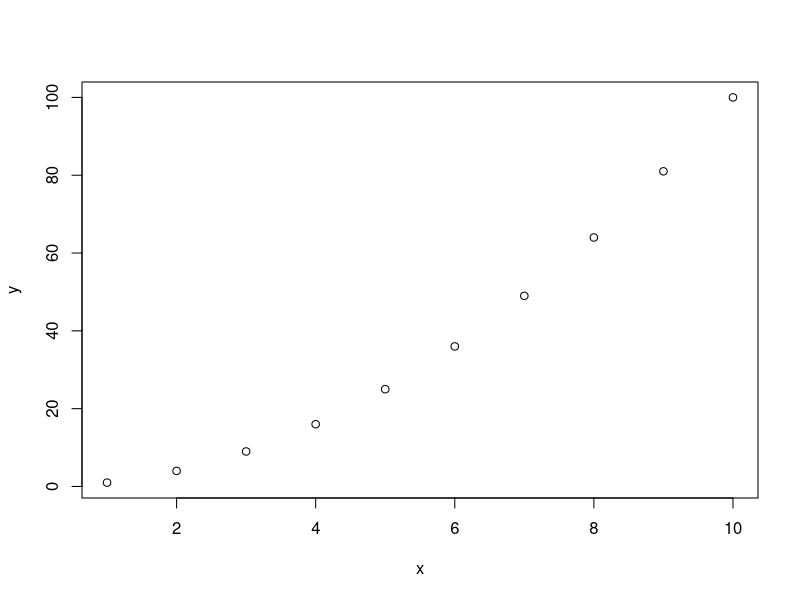
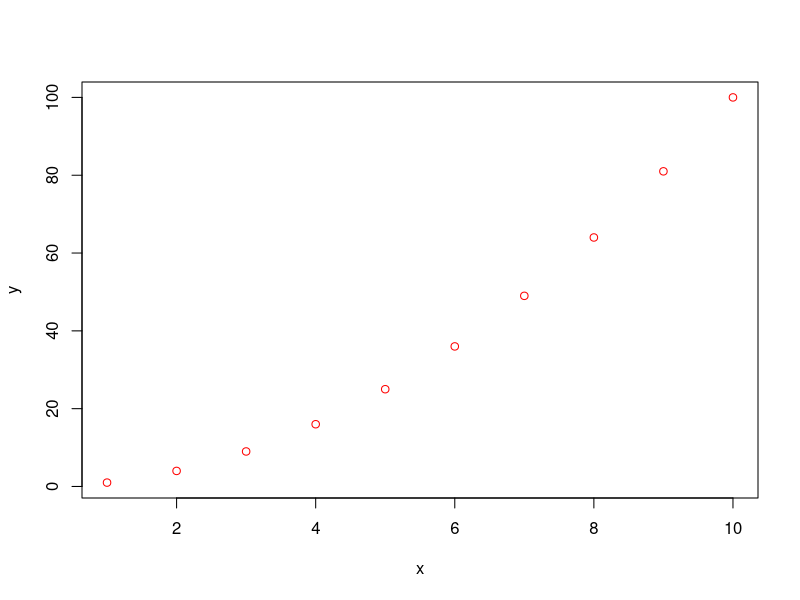
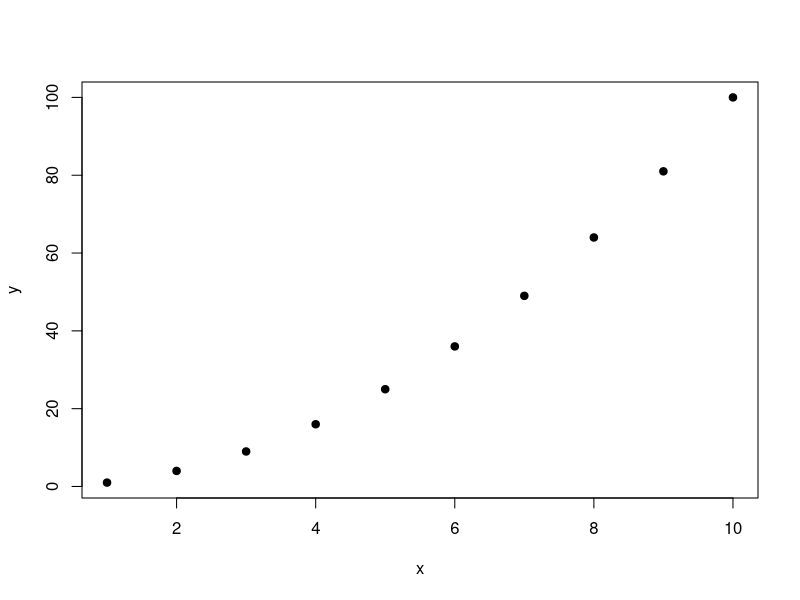
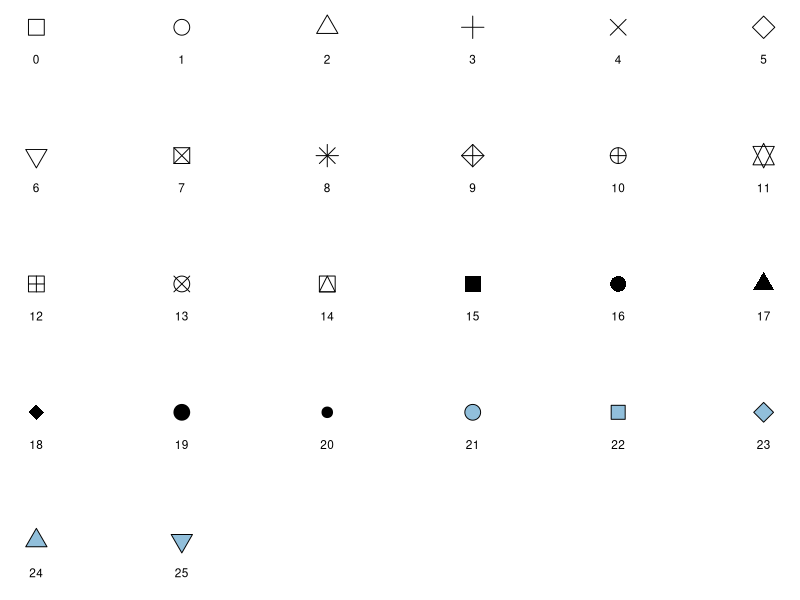
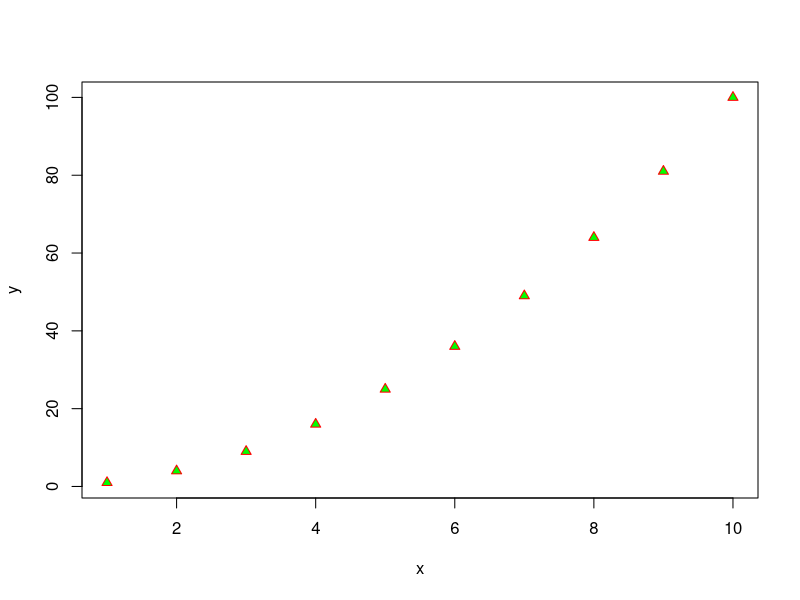
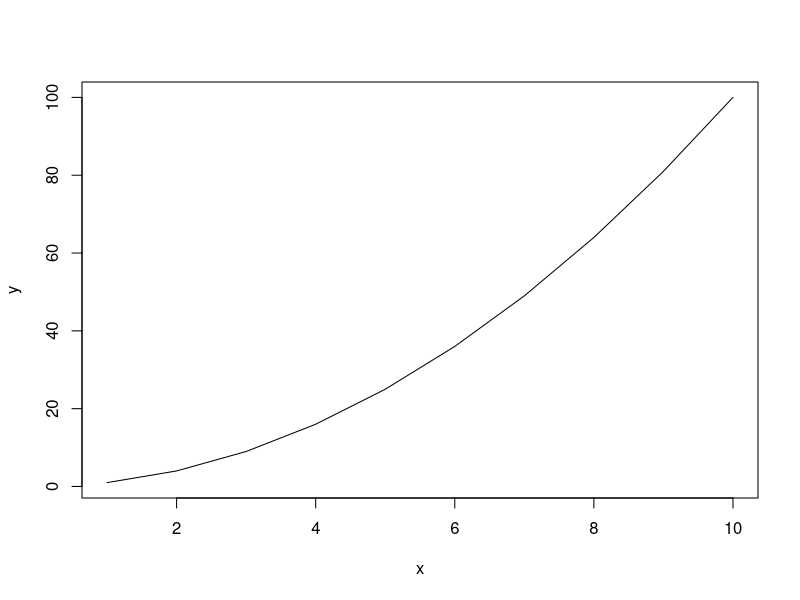
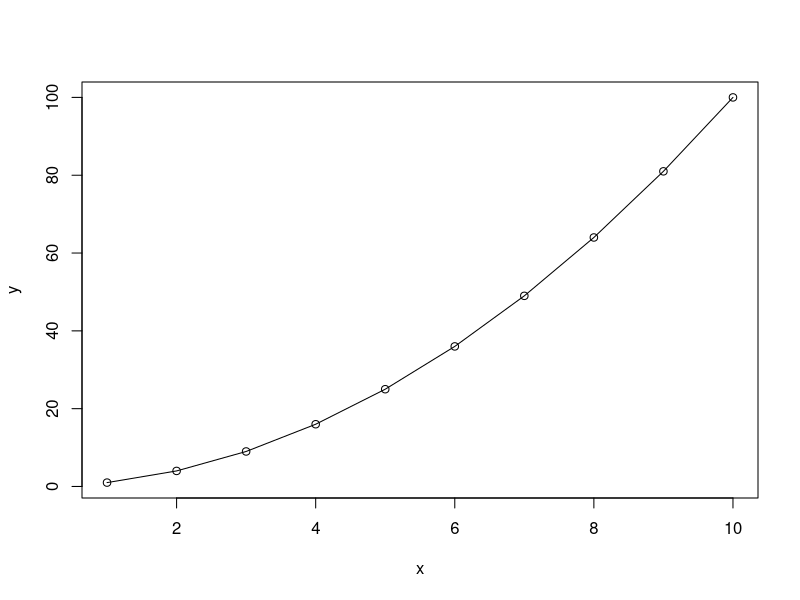
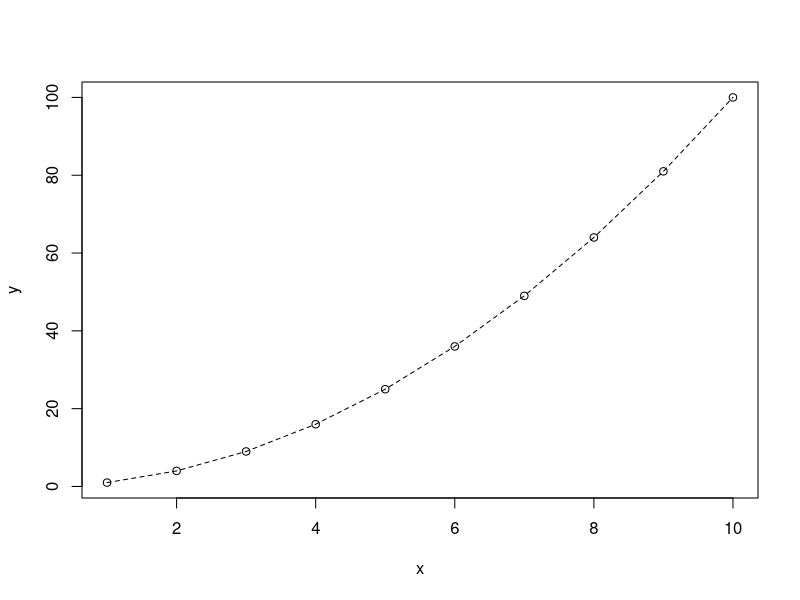

Write the R code that produced these figures, in order.
## ---- chunk 1
knitr::opts_chunk$set(echo = TRUE)
library(ggplot2)
## ---- chunk 2
x = 1:10
y = x**2
plot(x, y)
## ---- chunk 3
plot(x, y, col = "red")
## ---- chunk 4
plot(x, y, pch = 19)
## ---- chunk 5
d = data.frame(p = c(0:25))
p <- ggplot() + scale_y_continuous(name = "") + scale_x_continuous(name = "")
p <- p + scale_shape_identity()
p <- p + geom_point(data = d, mapping = aes(x = p%%6, y = p%/%6, shape = p), 
                    size = 5, fill = "#91bfdb", color="black")

p <- p + geom_text(data = d, mapping = aes(x = p%%6, y = p%/%6 + 0.25, label = p),
                   size = 3) + scale_y_reverse()
p+theme_void()
## ---- chunk 6
plot(x, y, pch = 24, col="red", bg="green")
## ---- chunk 7
plot(x, y, type = "l")
## ---- chunk 8
plot(x, y, type = "o")
## ---- chunk 9
plot(x, y, type = "o", lty=2)
## ---- chunk 10
par(mar=c(0,0,0,0))
# Set up the plotting area
plot(NA, xlim=c(0,1), ylim=c(6.5, -0.5),
    xaxt="n", yaxt="n",
    xlab=NA, ylab=NA )
# Draw the lines
for (i in 0:6) {
    points(c(0.25,1), c(i,i), lty=i, lwd=2, type="l")
}
# Add labels
text(0, 0, "0. 'blank'"   ,  adj=c(0,.5))
text(0, 1, "1. 'solid'"   ,  adj=c(0,.5))
text(0, 2, "2. 'dashed'"  ,  adj=c(0,.5))
text(0, 3, "3. 'dotted'"  ,  adj=c(0,.5))
text(0, 4, "4. 'dotdash'" ,  adj=c(0,.5))
text(0, 5, "5. 'longdash'",  adj=c(0,.5))
text(0, 6, "6. 'twodash'" ,  adj=c(0,.5))
###dev.off()
## ---- chunk 11
plot(x, y, main = "my 1st plot")
## ---- chunk 12
plot(x, y, main = "my 1st plot", xlab = "number", ylab = "value")
## ---- chunk 13
x = 1:10
y = x**2
z = y + 1
plot(x, y, pch=19, col="red")
## ---- chunk 14
plot(x, y, pch=19, col="red")
lines(x, y, col="red")
## ---- chunk 15
ylimit = range(c(y,z))
plot(x, y, col="red", pch=19, ylim = ylimit)
lines(x, y, col="red")
points(x, z, col="blue", pch=15)
lines(x, z, col="blue")
## ---- chunk 16
plot(x, y, col="red", pch=19, ylim = c(1,110))
lines(x, y, col="red")
points(x, z, col="blue", pch=15)
lines(x, z, col="blue")
legend(1,100,legend=c("y","z"), col=c("red","blue"), pch=c(19,15))
## ---- chunk 17
raptors = c(33,27,26,28)
barplot(raptors, main="Toronto Raptors")
## ---- chunk 18
raptors = c(33,27,26,28)
barplot(raptors, main="Toronto Raptors", col="red")
## ---- chunk 19
raptors = c(33,27,26,28)
barplot(raptors, main="Toronto Raptors", col="red", border = NA)
## ---- chunk 20
raptors = c(33,27,26,28)
gsw = c(32, 25, 31, 22)
data = rbind(raptors, gsw)
colnames(data) = c("Q1", "Q2", "Q3", "Q4")
barplot(data, col=c("red", "gold"))
## ---- chunk 21
barplot(data, col=c("red", "gold"), beside=TRUE)
## ---- chunk 22
barplot(data, col=c("red","gold"), beside=TRUE, legend=rownames(data),
        args.legend = list(x="topright"))
## ---- chunk 23
raptors = c(33,27,26,28)
gsw = c(32, 25, 31, 22)
boxplot(raptors, gsw)
## ---- chunk 24
raptors = c(33,27,26,28)
gsw = c(32, 25, 31, 22)
boxplot(raptors, gsw, names=c("Raptors","GSW"))
## ---- chunk 25
boxplot(raptors, gsw, names=c("Raptors", "GSW"), 
        col=c("#d7301f","#dfc27d"), 
        border=c("#7f0000", "#8c510a"), main="NBA Finals")
## ---- chunk 26
bucks = c(23, 28, 25, 32)
## ---- chunk 27
bucks = c(23, 28, 25, 32)
df=data.frame(score=c(raptors, gsw, bucks), 
              team= c(rep("Raptors", 4), rep("GSW", 4), rep("Bucks", 4)))
boxplot(score~team, data=df)
## ---- chunk 28
bucks = c(23, 28, 25, 32)
df=data.frame(score=c(raptors, gsw, bucks), 
              team=c(rep("Raptors",4), rep("GSW",4), rep("Bucks",4)))
boxplot(score~team, data=df)
## ---- chunk 29

